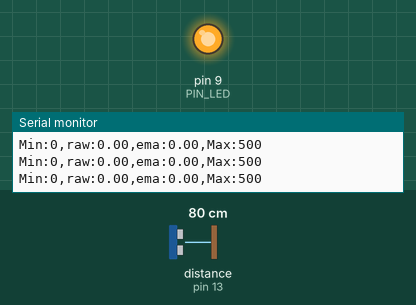
This sketch was run on a simulated Arduino Uno, built with avr-gcc and run on an emulated ATmega328P. On the bench: output pins drawn as LEDs (lit = HIGH), the last lines printed to the serial monitor. Wiring (inferred from the names in the program): ultrasonic range finder: trigger pin 12; echo pin 13. Inputs (shaded band) come from the test bench; at power-on: distance to the obstacle (sensor on pin 13) 80 cm. The echo pulse lasts 58.3 µs per cm; pins used as bus, display or sensor lines are not drawn.

Above: at 1.2 s.
1.3 s: distance to the obstacle (sensor on pin 13) set to 18 cm
At 4.2 s:
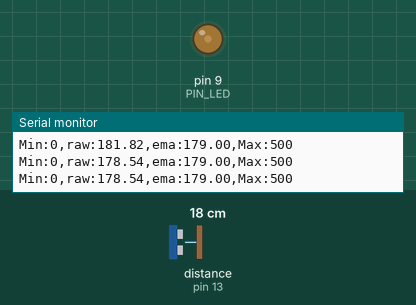
4.3 s: distance to the obstacle (sensor on pin 13) set to 2 cm
At 5.0 s:
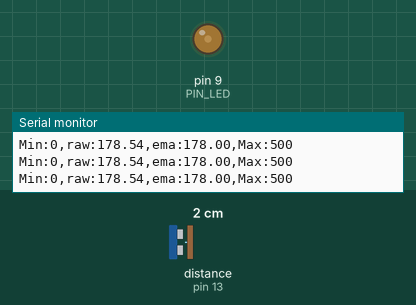
Timing chart, 0 to 7.3 s (numbered marks = the images above; inputs shaded):
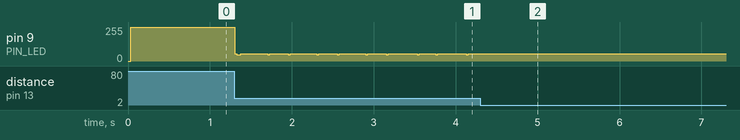

Measured:
- after the input at 1.3 s, pin 9 (PIN_LED): 255/255 → 54/255 at once, then repeats every 0.63 s: 46/255 0.05 s, 54/255 0.15 s, 55/255 0.02 s, 54/255 0.15 s, 46/255 0.02 s, 54/255 0.23 s
- after the input at 4.3 s, pin 9 (PIN_LED): stops changing and stays 54/255

The sketch:

MA_09_example_1.ino
```cpp
// Arduino pin assignment
#define PIN_LED 9
#define PIN_TRIG 12
#define PIN_ECHO 13

// configurable parameters
#define SND_VEL 346.0 // sound velocity at 24 celsius degree (unit: m/s)
#define INTERVAL 25 // sampling interval (unit: ms)
#define _DIST_MIN 100 // minimum distance to be measured (unit: mm)
#define _DIST_MAX 300 // maximum distance to be measured (unit: mm)
#define _DIST_ALPHA 0.5 // EMA weight of new sample (range: 0 to 1). Setting this value to 1 effectively disables EMA filter.

// global variables
float timeout; // unit: us
float dist_min, dist_max, dist_raw, dist_ema, alpha; // unit: mm
unsigned long last_sampling_time; // unit: ms
float scale; // used for pulse duration to distance conversion
int my_raws[3];
int i = 0;
int total = 0;

void setup() {
// initialize GPIO pins
  pinMode(PIN_LED,OUTPUT);
  pinMode(PIN_TRIG,OUTPUT);
  digitalWrite(PIN_TRIG, LOW);
  pinMode(PIN_ECHO,INPUT);

// initialize USS related variables
  dist_min = _DIST_MIN;
  dist_max = _DIST_MAX;
  alpha = _DIST_ALPHA;
  timeout = (INTERVAL / 2) * 1000.0; // precalculate pulseIn() timeout value. (unit: us)
  dist_raw = 0.0; // raw distance output from USS (unit: mm)
  scale = 0.001 * 0.5 * SND_VEL;

// initialize serial port
  Serial.begin(57600);

// initialize last sampling time
  last_sampling_time = 0;
}

void loop() {
// wait until next sampling time.
// millis() returns the number of milliseconds since the program started. Will overflow after 50 days.
  if(millis() < last_sampling_time + INTERVAL) return;

// get a distance reading from the USS
  dist_raw = USS_measure(PIN_TRIG,PIN_ECHO);
  total -= my_raws[i];
  my_raws[i] = dist_raw;
  total += my_raws[i];
  i++;
  if (i >= 3) {
    i = 0;
  }

  dist_ema = total / 3;

// output the read value to the serial port
  Serial.print("Min:0,");
  Serial.print("raw:");
  Serial.print(dist_raw);
  Serial.print(",");
  Serial.print("ema:");
  Serial.print(dist_ema);
//  Serial.print(map(dist_ema,0,400,100,500));
  Serial.print(",");
  Serial.println("Max:500");

// turn on the LED if the distance is between dist_min and dist_max
  if(dist_raw < dist_min || dist_raw > dist_max) {
    analogWrite(PIN_LED, 255);
  }
  else {
    if (dist_raw <= (dist_min + dist_max)/2) {
      analogWrite(PIN_LED, 255 * (1 - ((dist_raw - dist_min)) / ((dist_max - dist_min) / 2)));
    } else {
      analogWrite(PIN_LED, 255 * (1 - (dist_max - dist_raw)) / ((dist_max - dist_min) / 2));
    }
  }

// update last sampling time
  last_sampling_time += INTERVAL;
}

// get a distance reading from USS. return value is in millimeter.
float USS_measure(int TRIG, int ECHO)
{
  float reading;
  digitalWrite(TRIG, HIGH);
  delayMicroseconds(10);
  digitalWrite(TRIG, LOW);
  reading = pulseIn(ECHO, HIGH, timeout) * scale; // unit: mm
  if(reading < dist_min || reading > dist_max) return dist_raw; // return 0 when out of range.
  return reading;
}
```
